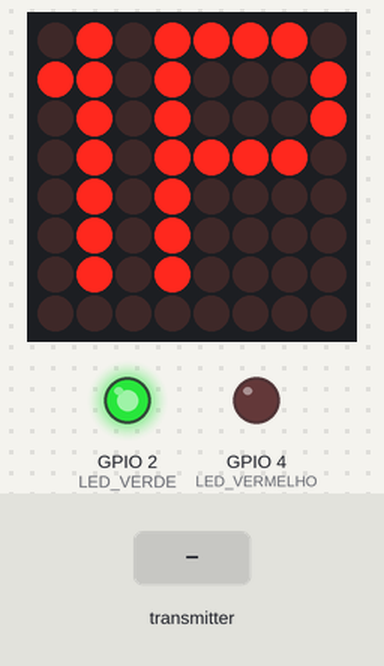
Simulated run of this sketch. Board: ESP32. On the bench: 8×8 LED matrix, output pins drawn as LEDs (lit = HIGH). The test bench sets the inputs (shaded band). WiFi joins after 1.5 s; servers stay silent unless stated; uploads are accepted with an empty reply; what the sketch prints to the serial monitor is not drawn.

Above: at 2.76 s.
2.8 s: the transmitter starts sending nivel_tinta = 0
4.6 s: the transmitter starts sending temperatura = 25
At 7.67 s:
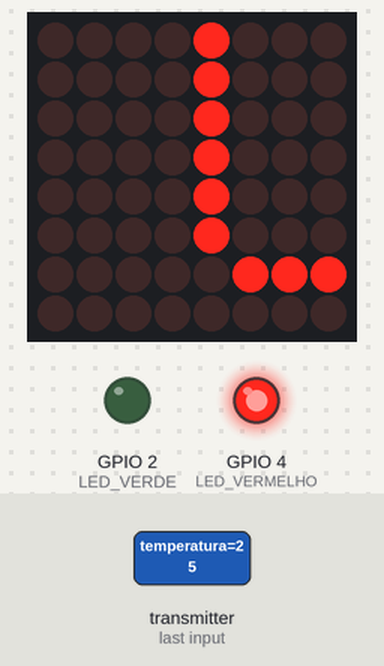
At 13.67 s:
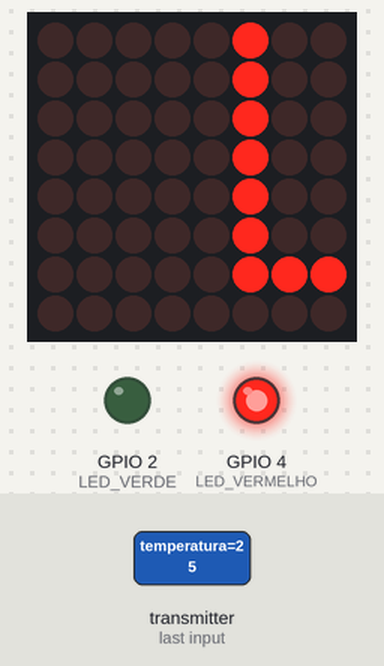
Timing chart, 0 to 15.2 s (numbered marks = the images above; inputs shaded):
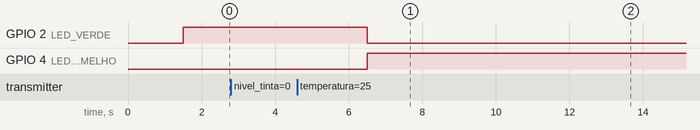

The sketch:

codigo_receiver_servico2.ino
```cpp
#include <WiFi.h>
#include <HTTPClient.h>
#include <esp_now.h>
#include <MD_Parola.h>
#include <MD_MAX72xx.h>

#define HARDWARE_TYPE MD_MAX72XX::FC16_HW
#define MAX_DEVICES 1
#define CS_PIN 5
#define LED_VERDE 2
#define LED_VERMELHO 4

//Estrutura dos dados (ESPNOW)
typedef struct struct_message {
  float nivel_tinta;
  float temperatura;
  float umidade;
  int luminosidade;
  int presenca;
  unsigned long timestamp;
} struct_message;

const unsigned long TIMEOUT_MS = 5000;
#define SCROLL_SPEED 75

// Variáveis globais
struct_message data;
unsigned long lastReceivedTime = 0;
bool dataReceivedFlag = false; // Flag para indicar que o ESP-NOW recebeu dados
MD_Parola P = MD_Parola(HARDWARE_TYPE, CS_PIN, MAX_DEVICES);
int currentScreen = 0;
char displayBuffer[50];
bool redLedStatus = false;
bool greenLedStatus = false;

// Variáveis de controle de envio HTTP
unsigned long lastSendTime = 0;
const long SEND_INTERVAL_MS = 10000; // Enviar dados a cada 10 segundos


const char* SERVER_URL = "http://10.55.46.131:8000/dados";
const char* ssid = "Galaxy J8F22C";
const char* password = "snhm6588";


void conectarWiFi() {
  WiFi.mode(WIFI_STA);
  WiFi.begin(ssid, password);

  Serial.print("🔌 Conectando ao WiFi");
  int tentativas = 0;

  while (WiFi.status() != WL_CONNECTED && tentativas < 20) {
    delay(500);
    Serial.print(".");
    tentativas++;
  }

  if (WiFi.status() == WL_CONNECTED) {
    Serial.println("\n✅ WiFi conectado!");
    Serial.print("Endereço IP: ");
    Serial.println(WiFi.localIP());
  } else {
    Serial.println("\n❌ Falha ao conectar ao WiFi!");
  }
}

// Função para enviar dados ao FASTAPI
void enviarParaServidor(struct_message d) {
  if (WiFi.status() != WL_CONNECTED) {
    Serial.println("⚠️ WiFi desconectado. Tentando reconectar...");
    conectarWiFi();
    if (WiFi.status() != WL_CONNECTED) {
      Serial.println("❌ Não foi possível reconectar ao WiFi.");
      return;
    }
  }

  HTTPClient http;
  http.begin(SERVER_URL);

  // Adicionar o Content-Type Header
  http.addHeader("Content-Type", "application/json");

  String json = "{";
  json += "\"nivel\": " + String(d.nivel_tinta, 1) + ",";
  json += "\"temperatura\": " + String(d.temperatura, 2) + ",";
  json += "\"umidade\": " + String(d.umidade, 2) + ",";
  json += "\"luminosidade\": " + String(d.luminosidade) + ",";
  json += "\"presenca\": " + String(d.presenca) + ",";
  json += "\"timestamp\": " + String(d.timestamp);
  json += "}";

  Serial.print("\n➡️ Enviando JSON: ");
  Serial.println(json);

  // Usar http.POST
  int httpResponseCode = http.POST(json);

  Serial.print(" Código HTTP: ");
  Serial.println(httpResponseCode);

  if (httpResponseCode > 0) {
    String response = http.getString();
    Serial.print(" Resposta: ");
    Serial.println(response);
  } else {
    Serial.print(" Erro HTTP: ");
    Serial.println(httpResponseCode);
  }

  http.end();
}

void updateLEDs() {
  unsigned long tempo_atual = millis();
  bool green = greenLedStatus;
  bool red = redLedStatus;

  // A lógica de LED está ligada ao recebimento ESP-NOW
  if (dataReceivedFlag) {
    green = true;
    red = false;
    lastReceivedTime = tempo_atual;
  } else if (tempo_atual - lastReceivedTime > TIMEOUT_MS) {
    green = false;
    red = true;
  } else {
    green = true;
    red = false;
  }

  if (green != greenLedStatus) {
    digitalWrite(LED_VERDE, green ? HIGH : LOW);
    greenLedStatus = green;
  }

  if (red != redLedStatus) {
    digitalWrite(LED_VERMELHO, red ? HIGH : LOW);
    redLedStatus = red;
  }
}

// Função Trocar Tela
void nextScreen() {
  currentScreen = (currentScreen + 1) % 5;

  switch (currentScreen) {
    case 0:
      snprintf(displayBuffer, sizeof(displayBuffer), "NVL %.1f%% ", data.nivel_tinta);
      break;
    case 1:
      snprintf(displayBuffer, sizeof(displayBuffer), "TMP %.1f C ", data.temperatura);
      break;
    case 2:
      snprintf(displayBuffer, sizeof(displayBuffer), "UMD %.1f%% ", data.umidade);
      break;
    case 3:
      snprintf(displayBuffer, sizeof(displayBuffer), "LUX %d ", data.luminosidade);
      break;
    case 4:
      snprintf(displayBuffer, sizeof(displayBuffer), "PRS %s ", data.presenca ? "ON" : "OFF");
      break;
  }

  Serial.print("🖥️ Tela ");
  Serial.print(currentScreen + 1);
  Serial.print(": ");
  Serial.println(displayBuffer);

  P.displayText(displayBuffer, PA_LEFT, SCROLL_SPEED, 0, PA_SCROLL_LEFT, PA_SCROLL_LEFT);
}

// ===================================
// --- CALLBACK: Recepção ESP-NOW (APENAS SETA A FLAG) ---
// ===================================
void OnDataRecv(const esp_now_recv_info *info, const uint8_t *data_recv, int len) {
  if (len == sizeof(struct_message)) {
    memcpy(&data, data_recv, sizeof(data));
    dataReceivedFlag = true; // Apenas seta a flag

    Serial.println("\n✅ Dados Recebidos via ESP-NOW");
    // Removida a chamada enviarParaServidor(data); daqui
  } else {
    Serial.println("❌ Pacote recebido inválido!");
  }
}

void setup() {
  Serial.begin(115200);
  Serial.println(WiFi.macAddress());

  pinMode(LED_VERDE, OUTPUT);
  pinMode(LED_VERMELHO, OUTPUT);

  conectarWiFi();

  // Inicia ESP-NOW
  if (esp_now_init() != ESP_OK) {
    Serial.println("❌ Erro ao iniciar ESP-NOW");
    return;
  }
  esp_now_register_recv_cb(OnDataRecv);
  Serial.println("ESP-NOW iniciado e aguardando dados...");

  // Inicia display
  P.begin();
  P.setIntensity(0, 4);
  P.displayClear();

  lastReceivedTime = millis();
  updateLEDs();
  nextScreen();
}

void loop() {
  unsigned long currentTime = millis();

  // 1. ROTINA DE ENVIO ESP-NOW (PRIORIDADE)
  // Verifica se o ESP-NOW recebeu dados e envia no loop (seguro)
  if (dataReceivedFlag) {
    Serial.println("Acionando envio HTTP por dados ESP-NOW...");
    enviarParaServidor(data);

    // Reseta a flag e o timer de envio agendado
    dataReceivedFlag = false;
    lastSendTime = currentTime;
  }

  // 2. ROTINA DE ENVIO AGENDADO (A cada 10 segundos, se não foi acionado pelo ESP-NOW)
  if (currentTime - lastSendTime >= SEND_INTERVAL_MS) {
    if (WiFi.status() == WL_CONNECTED) {
      // Envia os dados
      enviarParaServidor(data);
      // Reseta o contador
      lastSendTime = currentTime;
    } else {
      Serial.println("WiFi desconectado. Tentando reconectar...");
      conectarWiFi();
    }
  }

  // Animação do Display e Troca de Tela
  if (P.displayAnimate()) {
    nextScreen();
  }

  // Atualização dos LEDs
  updateLEDs();
}
```
